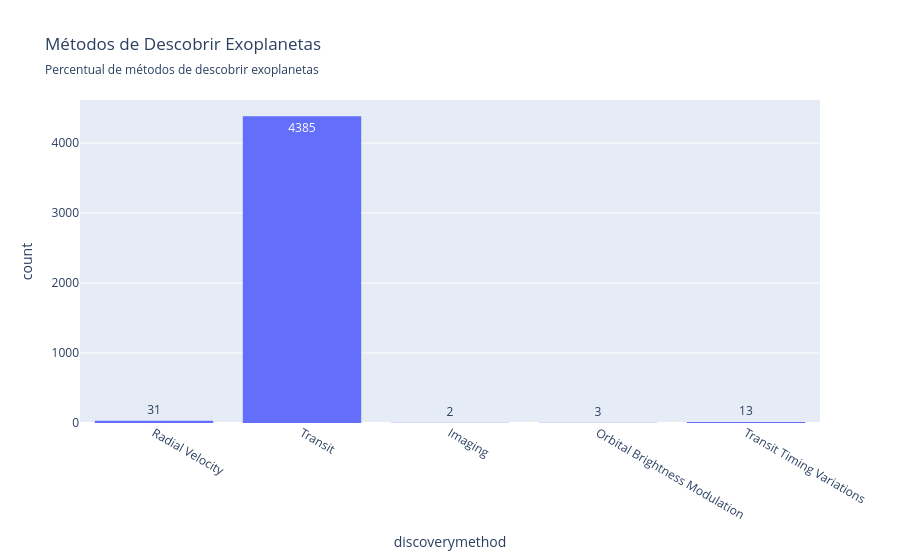

The notebook cell this image was saved under:
### Code cell
import plotly.express as px

# verificar a porcentagem de cada método utilizado para descobrimento de explanetas
display(df["discoverymethod"].value_counts(normalize=True).map("{:.2%}".format))

# construir um gráfico que demonstre a quantidade de vezes que cada método para descobrimento de exoplanetas foi utilizado
grafico = px.histogram(
    df, 
    x="discoverymethod", 
    title="Métodos de Descobrir Exoplanetas", 
    subtitle="Percentual de métodos de descobrir exoplanetas",
    text_auto=True,
)
grafico.show()

### Figure 1 — Plotly figure (JSON) as saved in the notebook; plotly's stock layout.template omitted (floating-point values rounded to 4 significant figures; data arrays with more than 128 entries replaced by an {"elided": "..."} marker saying what was removed)
{"data": [{"bingroup": "x", "hovertemplate": "discoverymethod=%{x}<br>count=%{y}<extra></extra>", "legendgroup": "", "marker": {"color": "#636efa", "pattern": {"shape": ""}}, "name": "", "orientation": "v", "showlegend": false, "texttemplate": "%{value}", "type": "histogram", "x": {"elided": "4434 str values"}, "xaxis": "x", "yaxis": "y"}], "layout": {"barmode": "relative", "legend": {"tracegroupgap": 0}, "title": {"subtitle": {"text": "Percentual de métodos de descobrir exoplanetas"}, "text": "Métodos de Descobrir Exoplanetas"}, "xaxis": {"anchor": "y", "domain": [0, 1], "title": {"text": "discoverymethod"}}, "yaxis": {"anchor": "x", "domain": [0, 1], "title": {"text": "count"}}}}
